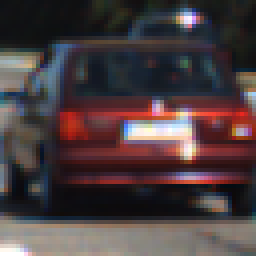
#> input picture other_images/cutout2.jpg, 64 x 64 px (shown 4 times larger)
$ jupyter execute --allow-errors ProjectSolution.ipynb   (shell and % lines are left out)   (older library calls are emulated)   (text cells are left out)
#> lines starting #> are read from the running program, lines starting #| are printed output that depends on the picture; pictures that were not available may be replaced by others from this repository, and a replacement may not be noted
[cell 1]
import matplotlib.image as mpimg
import matplotlib.pyplot as plt
import numpy as np
import pickle
import glob
import time
import cv2
from sklearn.model_selection import train_test_split
from sklearn.preprocessing import StandardScaler
from scipy.ndimage.measurements import label
from collections import deque
from sklearn.utils import shuffle
from sklearn.svm import LinearSVC
from skimage.feature import hog
# Import everything needed to edit/save/watch video clips
from moviepy.editor import VideoFileClip
from IPython.display import HTML

[cell 2]
# Read in car and non-car images
cars = glob.glob('../data/vehicles/*/*.png')
notcars = glob.glob('../data/non-vehicles/*/*.png')

[cell 3]
# Define a function to compute color histogram features
def rgb_color_hist(img, nbins=32, bins_range=(0, 256)):
    # Compute the histogram of the RGB channels separately
    rhist = np.histogram(image[:,:,0], bins=32, range=(0, 256))
    ghist = np.histogram(image[:,:,1], bins=32, range=(0, 256))
    bhist = np.histogram(image[:,:,2], bins=32, range=(0, 256))
    # Generating bin centers
    bin_edges = rhist[1]
    bin_centers = (bin_edges[1:]  + bin_edges[0:len(bin_edges)-1])/2
    # Concatenate the histograms into a single feature vector
    hist_features = np.concatenate((rhist[0], ghist[0], bhist[0]))
    # Return the individual histograms, bin_centers and feature vector
    return rhist, ghist, bhist, bin_centers, hist_features

[cell 4]
image = mpimg.imread('./other_images/cutout2.jpg')
#> image is the input picture: shape (64, 64, 3) float32; mean R, G, B 0.295, 0.242, 0.25
rh, gh, bh, bincen, feature_vec = rgb_color_hist(image, nbins=32, bins_range=(0, 256))
#> in rgb_color_hist, `bin_edges = rhist[1]`: bin_edges = 33 values from 0 to 256
#> in rgb_color_hist, `bin_centers = (bin_edges[1:]  + bin_edges[0:len(bin_edges)-1])/2`: bin_centers = 32 values from 4 to 252
#> in rgb_color_hist, `hist_features = np.concatenate((rhist[0], ghist[0], bhist[0]))`: hist_features = 96 values, max 4096 at index 0, min 0 at index 1, mean 128
#> bincen = 32 values from 4 to 252; feature_vec has the same summary as hist_features in rgb_color_hist

# Plot a figure with all three bar charts
#> (the rest of this cell did not finish here and is left out)

[cell 5]
def color_hist(img, nbins=32, bins_range=(0, 256)):
    first_hist = np.histogram(img[:,:,0], bins=nbins, range=bins_range)
    second_hist = np.histogram(img[:,:,1], bins=nbins, range=bins_range)
    third_hist = np.histogram(img[:,:,2], bins=nbins, range=bins_range)
    # Generating bin centers
    bin_edges = first_hist[1]
    bin_centers = (bin_edges[1:]  + bin_edges[0:len(bin_edges)-1])/2
    # Concatenate the histograms into a single feature vector
    hist_features = np.concatenate((first_hist[0], second_hist[0], third_hist[0]))
    # Return the individual histograms, bin_centers and feature vector
    return first_hist, second_hist, third_hist, bin_centers, hist_features

[cell 6]
def bin_spatial(img, size=(32, 32)):
    small_img = cv2.resize(img, size)
    features = small_img.ravel()
    # Return the feature vector
    return features

[cell 7]
image = mpimg.imread('./other_images/cutout1.jpg')
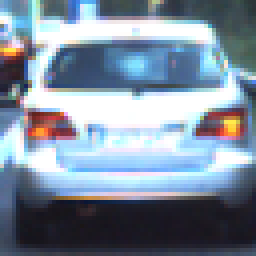
#> input picture other_images/cutout1.jpg, 64 x 64 px (shown 4 times larger)
#> image is the input picture: shape (64, 64, 3) float32; mean R, G, B 0.495, 0.554, 0.618
#> (the rest of this cell did not finish here and is left out)

[cell 8]
# Define a function to return HOG features and visualization
def get_hog_features(img, orient, pix_per_cell, cell_per_block, vis=False, feature_vec=True):
    if vis == True:
        # Use skimage.hog() to get both features and a visualization
        features, hog_image = hog(img, orientations=orient, pixels_per_cell=(pix_per_cell, pix_per_cell), cells_per_block=(cell_per_block, cell_per_block), visualise=vis, transform_sqrt=True, feature_vector=feature_vec)
        return features, hog_image
    else:
        # Use skimage.hog() to get features only
        features = hog(img, orientations=orient, pixels_per_cell=(pix_per_cell, pix_per_cell), cells_per_block=(cell_per_block, cell_per_block), visualise=vis, transform_sqrt=True, feature_vector=feature_vec)
        return features

[cell 9]
# Read in the image
image = mpimg.imread('./other_images/cutout1.jpg')
gray = cv2.cvtColor(image, cv2.COLOR_RGB2GRAY)
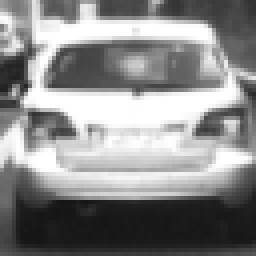
#> gray: shape (64, 64) float32 (shown 4 times larger); min 0.0826, max 1, mean 0.544
# Define HOG parameters
orient = 9
pix_per_cell = 8
cell_per_block = 2
# Call our function with vis=True to see an image output
features, hog_image = get_hog_features(gray, orient,
                        pix_per_cell, cell_per_block,
                        vis=True, feature_vec=False)
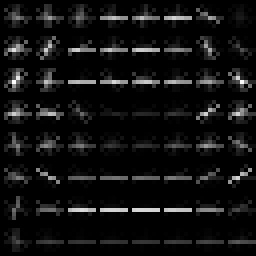
#> hog_image: shape (64, 64) float32 (shown 4 times larger); min 0, max 0.166, mean 0.0112; drawn with min black and max white


# Plot the examples
#> (the rest of this cell did not finish here and is left out)

[cell 10]
def extract_features(img, color_space='RGB', spatial_size=(32, 32), hist_bins=32, hist_range=(0, 256)):
    # Convert image to new color space (if specified)
    if 'HSV' == color_space:
        color_img = cv2.cvtColor(img, cv2.COLOR_BGR2HSV)
    elif 'LUV' == color_space:
        color_img = cv2.cvtColor(img, cv2.COLOR_BGR2LUV)
    elif 'HLS' == color_space:
        color_img = cv2.cvtColor(img, cv2.COLOR_RGB2HLS)
    elif 'YUV' == color_space:
        color_img = cv2.cvtColor(img, cv2.COLOR_RGB2YUV)
    elif 'YCrCb' == color_space:
        color_img = cv2.cvtColor(img, cv2.COLOR_RGB2YCrCb)
    else:
        color_img = np.copy(img)
    bin_feature = bin_spatial(color_img, spatial_size)
    _, _, _, _, hist_feature = color_hist(color_img, hist_bins, hist_range)
    feature = np.concatenate((bin_feature, hist_feature))
    return feature

[cell 11]
# Read in the image
image = mpimg.imread('./other_images/cutout1.jpg')
features = extract_features(image, color_space='RGB', spatial_size=(32, 32), hist_bins=32, hist_range=(0, 256))
#> in bin_spatial, `small_img = cv2.resize(img, size)`:
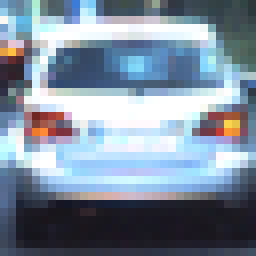
#> small_img: shape (32, 32, 3) float32 (shown 8 times larger); mean R, G, B 0.495, 0.554, 0.618
#> in bin_spatial, `features = small_img.ravel()`: features = 3072 values, max 1 at index 307, min 0.0775 at index 2424, mean 0.556
#> in extract_features, `bin_feature = bin_spatial(color_img, spatial_size)`: bin_feature has the same summary as features in bin_spatial
#> in color_hist, `bin_edges = first_hist[1]`: bin_edges = 33 values from 0 to 256
#> in color_hist, `bin_centers = (bin_edges[1:]  + bin_edges[0:len(bin_edges)-1])/2`: bin_centers = 32 values from 4 to 252
#> in extract_features, `_, _, _, _, hist_feature = color_hist(color_img, hist_bins, hist_range)`: hist_feature has the same summary as hist_features in rgb_color_hist
#> in extract_features, `feature = np.concatenate((bin_feature, hist_feature))`: feature = 3168 values, max 4096 at index 3072, min 0 at index 3073, mean 4.42
#> features has the same summary as feature in extract_features

# Fit a per-column scaler
X = np.vstack(features).astype(np.float64)
#> X has the same summary as feature in extract_features
X_scaler = StandardScaler().fit(X)
scaled_X = X_scaler.transform(X)
#> scaled_X = 3168 values, max 32.48 at index 3072, min -0.0351 at index 3073, mean -1.57e-17
#> (the rest of this cell did not finish here and is left out)

[cell 12]
def slide_window(img, x_start_stop=[None, None], y_start_stop=[None, None], xy_window=(64, 64), xy_overlap=(0.5, 0.5)):
    window_list = []
    # Loop through finding x and y window positions
    #     Note: you could vectorize this step, but in practice
    #     you'll be considering windows one by one with your
    #     classifier, so looping makes sense
        # Calculate each window position
        # Append window position to list
    # Return the list of windows
    if x_start_stop[0] == None:
        x_start_stop[0] = 0
    if x_start_stop[1] == None:
        x_start_stop[1] = img.shape[1]
    if y_start_stop[0] == None:
        y_start_stop[0] = 0
    if y_start_stop[1] == None:
        y_start_stop[1] = img.shape[0]
    slide_end_y = y_start_stop[0] + xy_window[1]
    slide_x_step = np.int(xy_overlap[0] * xy_window[0])
    slide_y_step = np.int(xy_overlap[1] * xy_window[1])
    while slide_end_y <= y_start_stop[1]:
        slide_end_x = x_start_stop[0] + xy_window[0]
        while slide_end_x <= x_start_stop[1]:
            window_list.append(((slide_end_x - xy_window[0], slide_end_y - xy_window[1]), (slide_end_x, slide_end_y)))
            slide_end_x += slide_x_step
        slide_end_y += slide_y_step
    return window_list

[cell 13]
def draw_boxes(img, bboxes, color=(0, 0, 255), thick=6):
    # Make a copy of the image
    imcopy = np.copy(img)
    # Iterate through the bounding boxes
    for bbox in bboxes:
        # Draw a rectangle given bbox coordinates
        cv2.rectangle(imcopy, bbox[0], bbox[1], color, thick)
    # Return the image copy with boxes drawn
    return imcopy

[cell 14]
image = mpimg.imread('./test_images/test1.jpg')
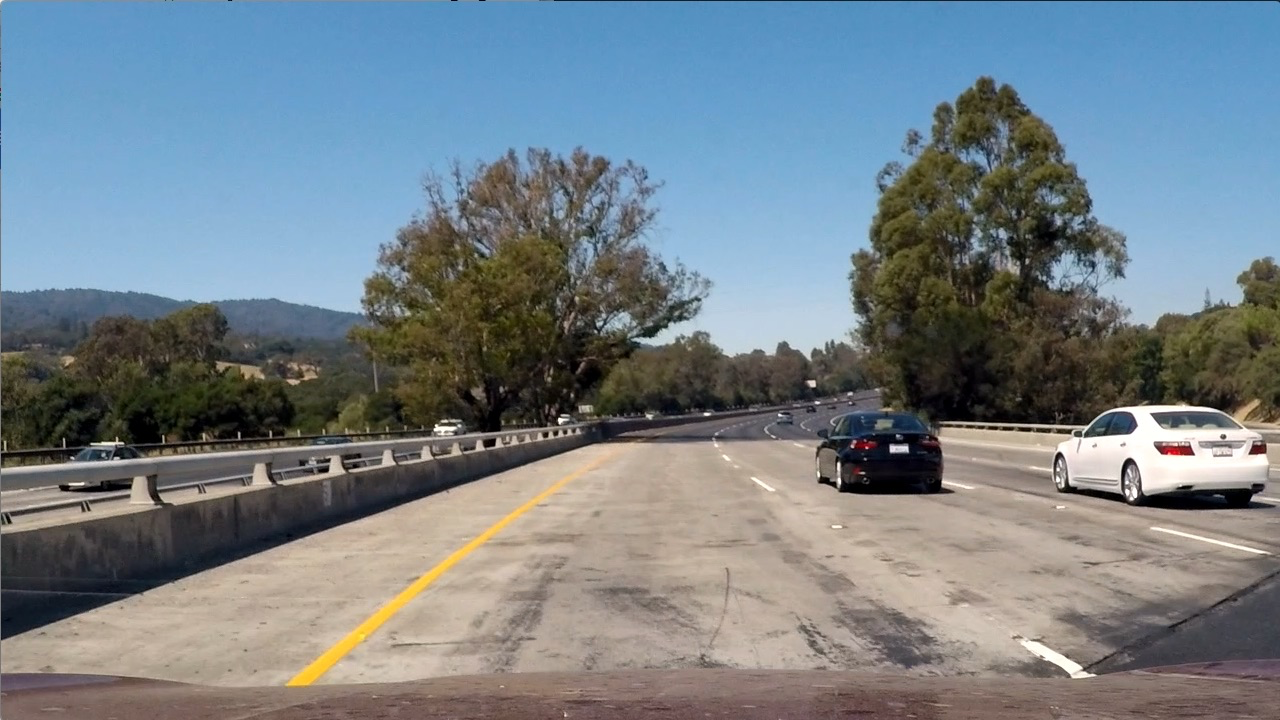
#> input picture test_images/test1.png, 1280 x 720 px, given in place of test1.jpg, which was not available
#> image is the input picture: shape (720, 1280, 3) float32; mean R, G, B 0.461, 0.505, 0.532
windows = slide_window(image, x_start_stop=[None, None], y_start_stop=[None, None],
                    xy_window=(128, 128), xy_overlap=(0.5, 0.5))
#> windows = 190 items
window_img = draw_boxes(image, windows, color=(0, 0, 255), thick=6)
#> the loop in draw_boxes, `for bbox in bboxes:` made 190 passes
#> bbox on passes 1 to 3: ((0, 0), (128, 128)), ((64, 0), (192, 128)), ((128, 0), (256, 128))
#> after the loop in draw_boxes, `for bbox in bboxes:`:
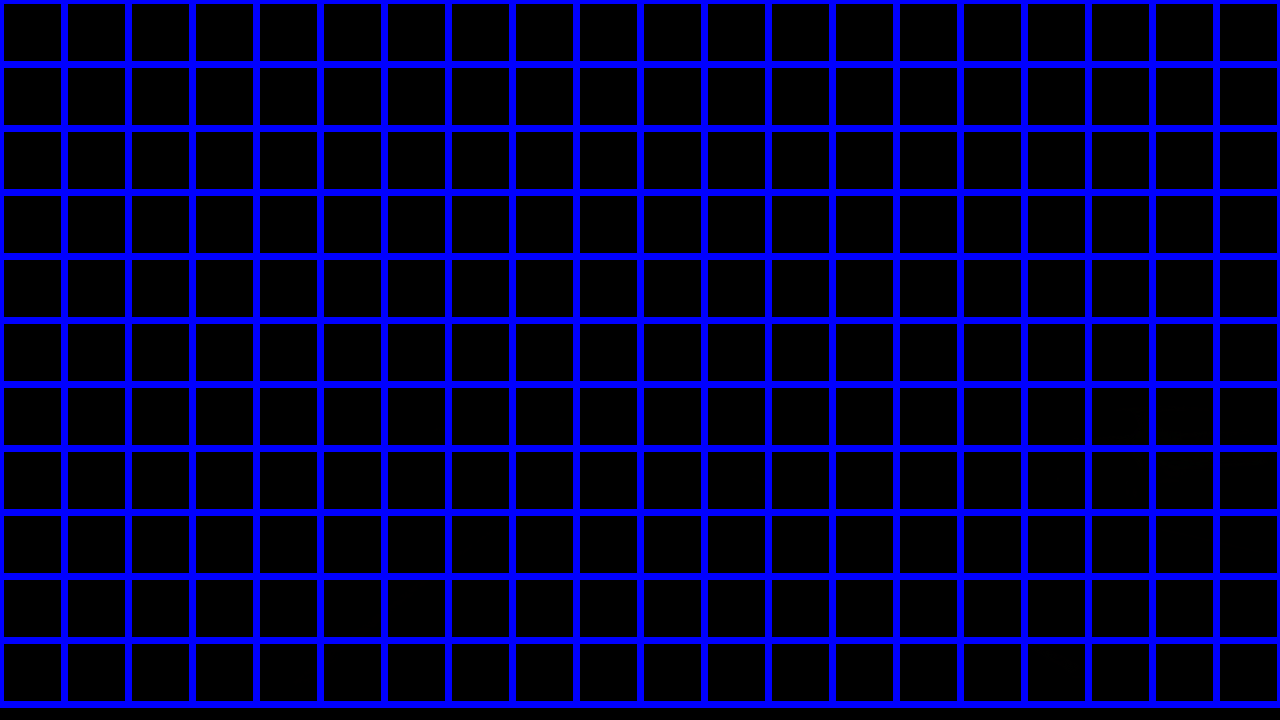
#> imcopy: shape (720, 1280, 3) float32; mean R, G, B 0.4, 0.4, 53.3
plt.imshow(window_img)
#> (this line was passed over: IPython is not available in this run)

[cell 15]
# performs under different binning scenarios
spatial = 32
histbin = 46

car_features = []
notcar_features = []
for car_image in cars:
    image = mpimg.imread(car_image)
    car_features.append(extract_features(image, color_space='RGB', spatial_size=(spatial, spatial), hist_bins=histbin, hist_range=(0, 256)))
for notcar_image in notcars:
    image = mpimg.imread(notcar_image)
    notcar_features.append(extract_features(image, color_space='RGB', spatial_size=(spatial, spatial), hist_bins=histbin, hist_range=(0, 256)))

# Create an array stack of feature vectors
X = np.vstack((car_features, notcar_features)).astype(np.float64)
# Fit a per-column scaler
#> (the rest of this cell did not finish here and is left out)

[cell 16]
def extract_hog_features(img, color_space='RGB', orient=9, pix_per_cell=8, cell_per_block=2, hog_channel=0):
    # Convert image to new color space (if specified)
    if 'HSV' == color_space:
        feature_image = cv2.cvtColor(img, cv2.COLOR_BGR2HSV)
    elif 'LUV' == color_space:
        feature_image = cv2.cvtColor(img, cv2.COLOR_BGR2LUV)
    elif 'HLS' == color_space:
        feature_image = cv2.cvtColor(img, cv2.COLOR_RGB2HLS)
    elif 'YUV' == color_space:
        feature_image = cv2.cvtColor(img, cv2.COLOR_RGB2YUV)
    elif 'YCrCb' == color_space:
        feature_image = cv2.cvtColor(img, cv2.COLOR_RGB2YCrCb)
    else:
        feature_image = np.copy(img)
    if hog_channel == 'ALL':
        hog_features = []
        for channel in range(feature_image.shape[2]):
            hog_features.append(get_hog_features(feature_image[:,:,channel], orient, pix_per_cell, cell_per_block, vis=False, feature_vec=True))
        hog_features = np.ravel(hog_features)
    else:
        hog_features = get_hog_features(feature_image[:,:,hog_channel], orient, pix_per_cell, cell_per_block, vis=False, feature_vec=True)

    return hog_features

[cell 17]
colorspace = 'YCrCb' # Can be RGB, HSV, LUV, HLS, YUV, YCrCb
orient = 9
pix_per_cell = 8
cell_per_block = 2
hog_channel = "ALL" # Can be 0, 1, 2, or "ALL"

t=time.time()
car_features = []
notcar_features = []
for car_image in cars:
    image = mpimg.imread(car_image)
    car_features.append(extract_hog_features(image, color_space=colorspace, orient=orient, pix_per_cell=pix_per_cell, cell_per_block=cell_per_block, hog_channel=hog_channel))
for notcar_image in notcars:
    image = mpimg.imread(notcar_image)
    notcar_features.append(extract_hog_features(image, color_space=colorspace, orient=orient, pix_per_cell=pix_per_cell, cell_per_block=cell_per_block, hog_channel=hog_channel))

t2 = time.time()
print(round(t2-t, 2), 'Seconds to extract HOG features...')
# Create an array stack of feature vectors
X = np.vstack((car_features, notcar_features)).astype(np.float64)
# Fit a per-column scaler
#> (the rest of this cell did not finish here and is left out)

[cell 18]
# Define a function to extract needed features from a image
# This function is very similar to extract_features and extract_hog_features
def combine_img_features(img, color_space='RGB', spatial_size=(32, 32),
                        hist_bins=32, orient=9,
                        pix_per_cell=8, cell_per_block=2, hog_channel=0,
                        spatial_feat=True, hist_feat=True, hog_feat=True):
    #1) Define an empty list to receive features
    img_features = []
    #2) Apply color conversion if other than 'RGB'
    if 'HSV' == color_space:
        feature_image = cv2.cvtColor(img, cv2.COLOR_BGR2HSV)
    elif 'LUV' == color_space:
        feature_image = cv2.cvtColor(img, cv2.COLOR_BGR2LUV)
    elif 'HLS' == color_space:
        feature_image = cv2.cvtColor(img, cv2.COLOR_RGB2HLS)
    elif 'YUV' == color_space:
        feature_image = cv2.cvtColor(img, cv2.COLOR_RGB2YUV)
    elif 'YCrCb' == color_space:
        feature_image = cv2.cvtColor(img, cv2.COLOR_RGB2YCrCb)
    else:
        feature_image = np.copy(img)
    #3) Compute spatial features if flag is set
    if spatial_feat == True:
        spatial_features = bin_spatial(feature_image, size=spatial_size)
        #4) Append features to list
        img_features.append(spatial_features)
    #5) Compute histogram features if flag is set
    if hist_feat == True:
        _, _, _, _, hist_features = color_hist(feature_image, nbins=hist_bins)
        #6) Append features to list
        img_features.append(hist_features)
    #7) Compute HOG features if flag is set
    if hog_feat == True:
        if hog_channel == 'ALL':
            hog_features = []
            for channel in range(feature_image.shape[2]):
                hog_features.append(get_hog_features(feature_image[:,:,channel], orient, pix_per_cell, cell_per_block, vis=False, feature_vec=True))
            hog_features = np.ravel(hog_features)
        else:
            hog_features = get_hog_features(feature_image[:,:,hog_channel], orient, pix_per_cell, cell_per_block, vis=False, feature_vec=True)
        #8) Append features to list
        img_features.append(hog_features)

    #9) Return concatenated array of features
    return np.concatenate(img_features)

[cell 19]
# define the params for getting feature
spatial = 16
histbin = 32
colorspace = 'YCrCb' # Can be RGB, HSV, LUV, HLS, YUV, YCrCb
orient = 9
pix_per_cell = 8
cell_per_block = 2
hog_channel = "ALL" # Can be 0, 1, 2, or "ALL"

[cell 20]
t=time.time()
car_features = []
notcar_features = []
for car_image in cars:
    image = mpimg.imread(car_image)
    car_features.append(combine_img_features(image, color_space=colorspace, spatial_size=(spatial, spatial), hist_bins=histbin, orient=orient, pix_per_cell=pix_per_cell, cell_per_block=cell_per_block, hog_channel=hog_channel, spatial_feat=True, hist_feat=True, hog_feat=True))
for notcar_image in notcars:
    image = mpimg.imread(notcar_image)
    notcar_features.append(combine_img_features(image, color_space=colorspace, spatial_size=(spatial, spatial), hist_bins=histbin, orient=orient, pix_per_cell=pix_per_cell, cell_per_block=cell_per_block, hog_channel=hog_channel, spatial_feat=True, hist_feat=True, hog_feat=True))

t2 = time.time()
print(round(t2-t, 2), 'Seconds to extract combined features...')

[cell 21]
# Create an array stack of feature vectors
X = np.vstack((car_features, notcar_features)).astype(np.float64)
# Fit a per-column scaler
#> (the rest of this cell did not finish here and is left out)

[cell 22]
car_total_num = len(car_features)
notcar_total_num = len(notcar_features)
print(car_total_num, " car feature")
print(notcar_total_num, " notcar feature")

[cell 23]
# Define the labels vector
y = np.hstack((np.ones(car_total_num), np.zeros(notcar_total_num)))

# Split up data into randomized training and test sets
rand_state = np.random.randint(0, 100)
#> (the rest of this cell did not finish here and is left out)

#> (a cell that did not finish here is left out)

[cell 25]
print('apply the color and hog combined features:')
#> (the rest of this cell did not finish here and is left out)

[cell 26]
test_pro_imgs = glob.glob('./cache/*.png')
test_pro_features = []
for test_pro_image in test_pro_imgs:
    image = mpimg.imread(test_pro_image)
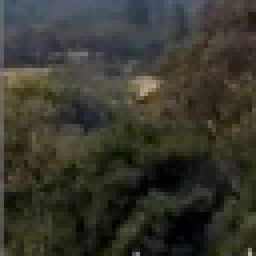
#> input picture cache/image-1.png, 64 x 64 px (shown 4 times larger)
#> image is the input picture: shape (64, 64, 4) float32; mean R, G, B, A 0.219, 0.217, 0.18, 1
    test_pro_features.append(combine_img_features(image, color_space=colorspace, spatial_size=(spatial, spatial), hist_bins=histbin, orient=orient, pix_per_cell=pix_per_cell, cell_per_block=cell_per_block, hog_channel=hog_channel, spatial_feat=True, hist_feat=True, hog_feat=True))
#> in combine_img_features, `feature_image = cv2.cvtColor(img, cv2.COLOR_RGB2YCrCb)`: feature_image: shape (64, 64, 3) float32; mean of channels 0, 1, 2 0.213, 0.504, 0.481
#> in combine_img_features, `spatial_features = bin_spatial(feature_image, size=spatial_size)`: spatial_features = 768 values, max 0.587 at index 267, min 0.00347 at index 705, mean 0.399
#> after the loop in combine_img_features, `for channel in range(feature_image.shape[2]):`: hog_features = 3 items
#> in combine_img_features, `hog_features = np.ravel(hog_features)`: hog_features = 5292 values, max 0.366 at index 274, min 0 at index 933, mean 0.143

#> (the rest of this cell did not finish here and is left out)
